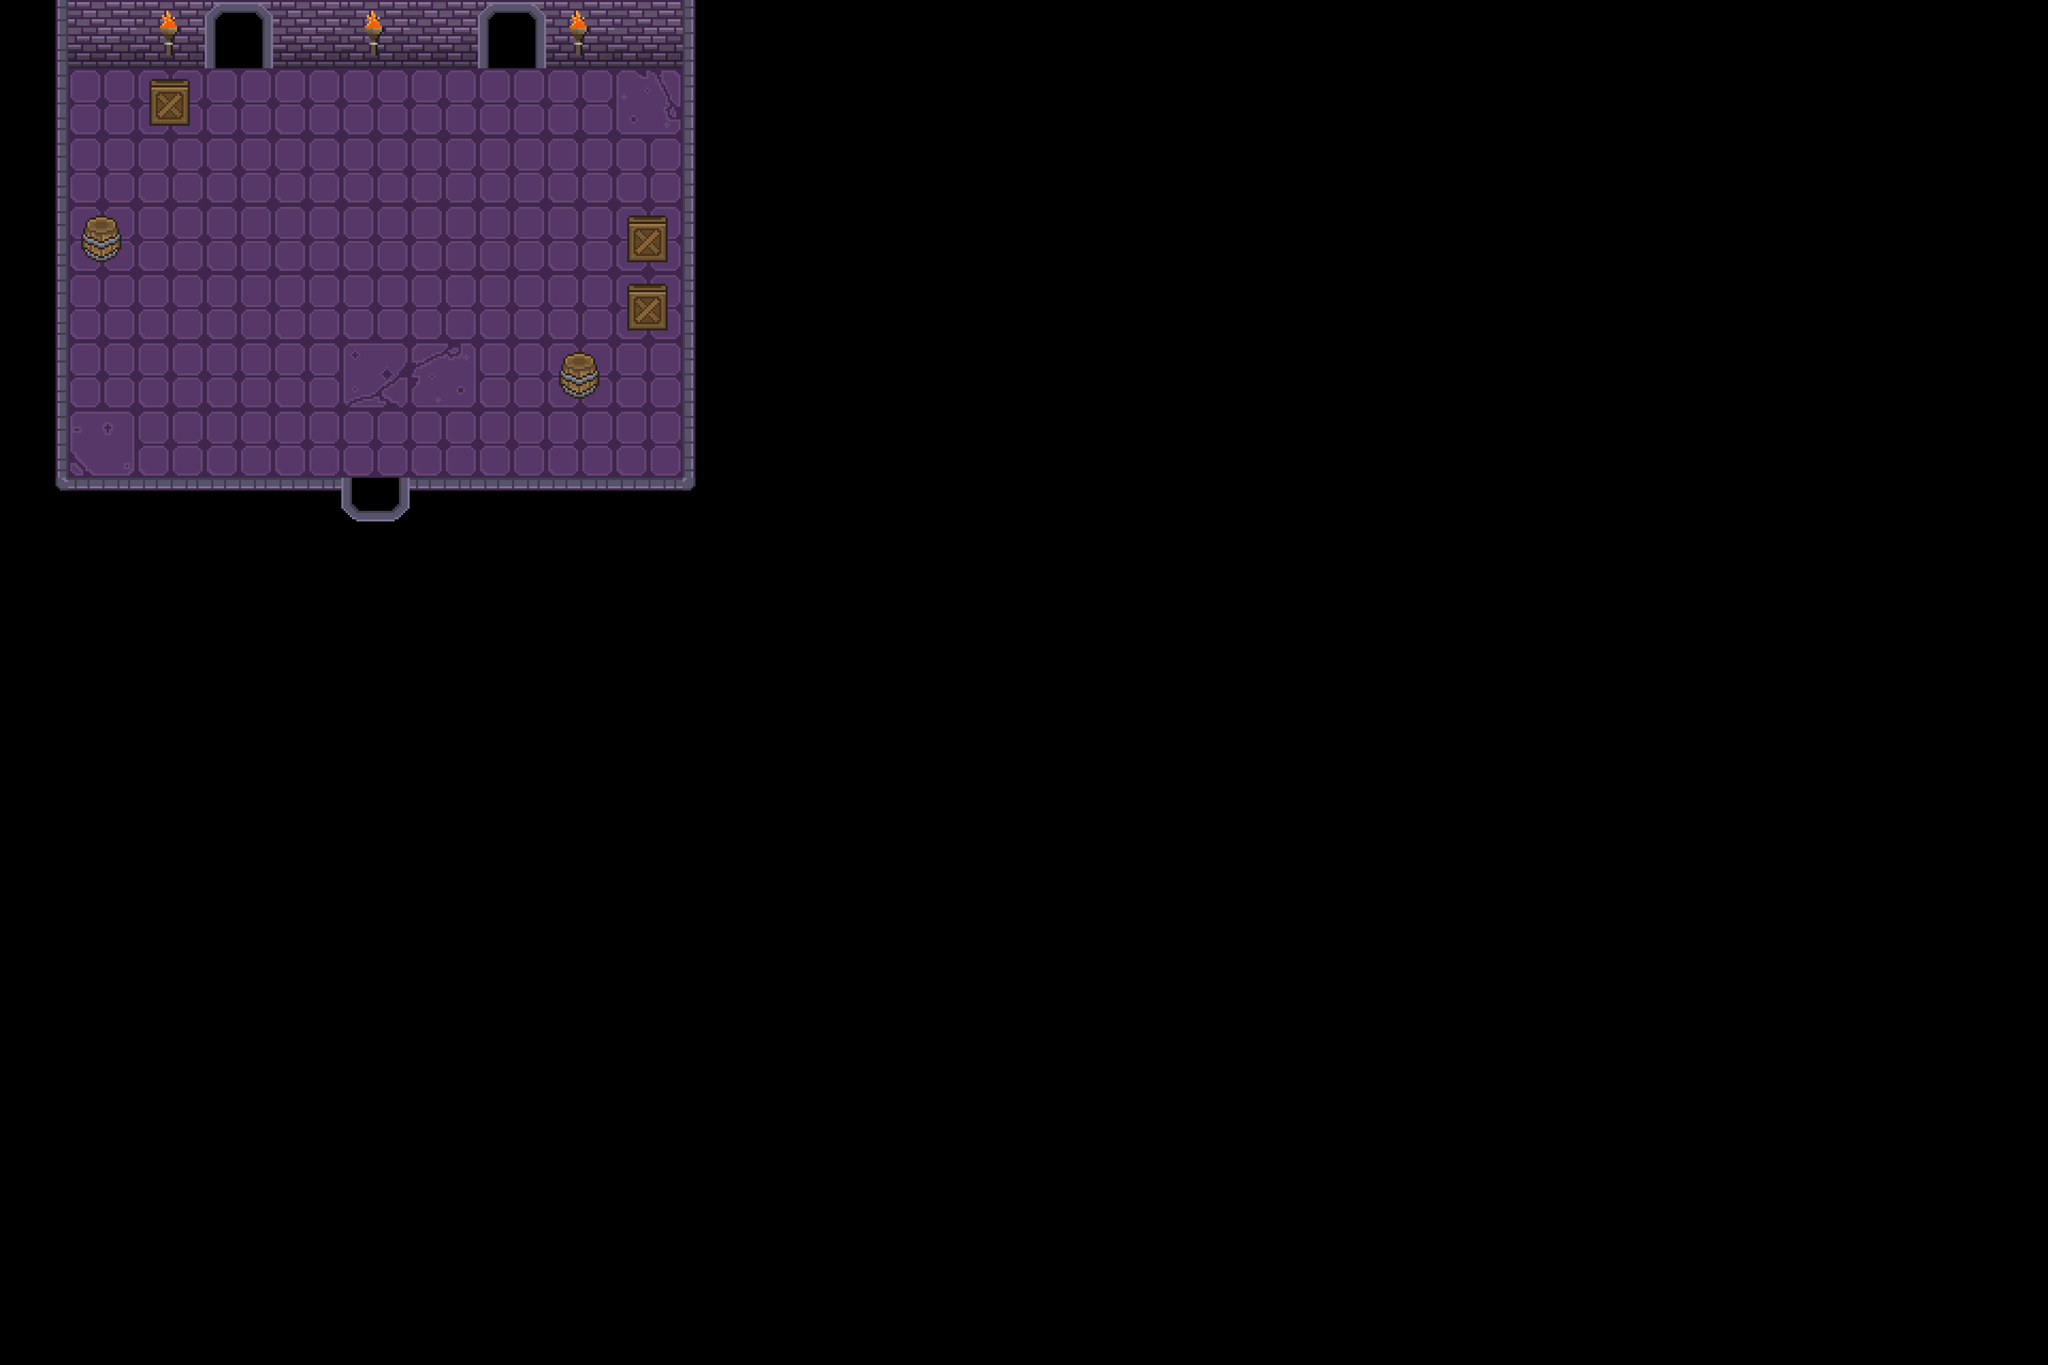

This game map was drawn from its Tiled (.tmx) file and the tilesets committed beside it. A one-line description and the full map source follow:
An orthogonal 30x20 tile map with 128x128 px tiles, 4 tile layers (floor, wall, door, objects) and 5 objects (player, capecao, room0, room2_up_left, room2_up_right).

<map version="1.10" tiledversion="1.11.0" orientation="orthogonal" renderorder="right-down" width="30" height="20" tilewidth="128" tileheight="128" infinite="0" nextlayerid="7" nextobjectid="8">
 <tileset firstgid="1" source="dungeon_tile2.tsx" />
 <layer id="2" name="floor" width="30" height="20">
  <data encoding="csv">
0,0,0,0,0,0,0,0,0,0,0,0,0,0,0,0,0,0,0,0,0,0,0,0,0,0,0,0,0,0,
0,59,59,59,59,59,59,59,59,3221225532,0,0,0,0,0,0,0,0,0,0,0,0,0,0,0,0,0,0,0,0,
0,59,59,59,59,59,59,59,59,59,0,0,0,0,0,0,0,0,0,0,0,0,0,0,0,0,0,0,0,0,
0,59,59,59,59,59,59,59,59,59,0,0,0,0,0,0,0,0,0,0,0,0,0,0,0,0,0,0,0,0,
0,59,59,59,59,59,59,59,59,59,0,0,0,0,0,0,0,0,0,0,0,0,0,0,0,0,0,0,0,0,
0,59,59,59,59,57,2684354620,59,59,59,0,0,0,0,0,0,0,0,0,0,0,0,0,0,0,0,0,0,0,0,
0,1610612770,59,59,59,59,59,59,59,59,0,0,0,0,0,0,0,0,0,0,0,0,0,0,0,0,0,0,0,0,
1610612742,0,0,0,0,0,0,0,0,0,0,0,0,0,0,0,0,0,0,0,0,0,0,0,0,0,0,0,0,0,
0,0,0,0,0,0,0,0,0,0,0,0,0,0,0,0,0,0,0,0,0,0,0,0,0,0,0,0,0,0,
0,0,0,0,0,0,0,0,0,0,0,0,0,0,0,0,0,0,0,0,0,0,0,0,0,0,0,0,0,0,
0,0,0,0,0,0,0,0,0,0,0,0,0,0,0,0,0,0,0,0,0,0,0,0,0,0,0,0,0,0,
0,0,0,0,0,0,0,0,0,0,0,0,0,0,0,0,0,0,0,0,0,0,0,0,0,0,0,0,0,0,
0,0,0,0,0,0,0,0,0,0,0,0,0,0,0,0,0,0,0,0,0,0,0,0,0,0,0,0,0,0,
0,0,0,0,0,0,0,0,0,0,0,0,0,0,0,0,0,0,0,0,0,0,0,0,0,0,0,0,0,0,
0,0,0,0,0,0,0,0,0,0,0,0,0,0,0,0,0,0,0,0,0,0,0,0,0,0,0,0,0,0,
0,0,0,0,0,0,0,0,0,0,0,0,0,0,0,0,0,0,0,0,0,0,0,0,0,0,0,0,0,0,
0,0,0,0,0,0,0,0,0,0,0,0,0,0,0,0,0,0,0,0,0,0,0,0,0,0,0,0,0,0,
0,0,0,0,0,0,0,0,0,0,0,0,0,0,0,0,0,0,0,0,0,0,0,0,0,0,0,0,0,0,
0,0,0,0,0,0,0,0,0,0,0,0,0,0,0,0,0,0,0,0,0,0,0,0,0,0,0,0,0,0,
0,0,0,0,0,0,0,0,0,0,0,0,0,0,0,0,0,0,0,0,0,0,0,0,0,0,0,0,0,0
</data>
 </layer>
 <layer id="1" name="wall" width="30" height="20">
  <data encoding="csv">
1610612737,3,3,3,3,3,3,3,3,3,2684354561,0,0,0,0,0,0,0,0,0,0,0,0,0,0,0,0,0,0,0,
1610612737,0,0,0,0,0,0,0,0,0,2684354561,0,0,0,0,0,0,0,0,0,0,0,0,0,0,0,0,0,0,0,
1610612737,0,0,0,0,0,0,0,0,0,2684354561,0,0,0,0,0,0,0,0,0,0,0,0,0,0,0,0,0,0,0,
1610612737,0,0,0,0,0,0,0,0,0,2684354561,0,0,0,0,0,0,0,0,0,0,0,0,0,0,0,0,0,0,0,
1610612737,0,0,0,0,0,0,0,0,0,2684354561,0,0,0,0,0,0,0,0,0,0,0,0,0,0,0,0,0,0,0,
1610612737,0,0,0,0,0,0,0,0,0,2684354561,0,0,0,0,0,0,0,0,0,0,0,0,0,0,0,0,0,0,0,
1610612737,0,0,0,0,0,0,0,0,0,2684354561,0,0,0,0,0,0,0,0,0,0,0,0,0,0,0,0,0,0,0,
0,3221225473,3221225473,3221225473,3221225473,3221225473,3221225473,3221225473,3221225473,3221225473,9,0,0,0,0,0,0,0,0,0,0,0,0,0,0,0,0,0,0,0,
0,0,0,0,0,0,0,0,0,0,0,0,0,0,0,0,0,0,0,0,0,0,0,0,0,0,0,0,0,0,
0,0,0,0,0,0,0,0,0,0,0,0,0,0,0,0,0,0,0,0,0,0,0,0,0,0,0,0,0,0,
0,0,0,0,0,0,0,0,0,0,0,0,0,0,0,0,0,0,0,0,0,0,0,0,0,0,0,0,0,0,
0,0,0,0,0,0,0,0,0,0,0,0,0,0,0,0,0,0,0,0,0,0,0,0,0,0,0,0,0,0,
0,0,0,0,0,0,0,0,0,0,0,0,0,0,0,0,0,0,0,0,0,0,0,0,0,0,0,0,0,0,
0,0,0,0,0,0,0,0,0,0,0,0,0,0,0,0,0,0,0,0,0,0,0,0,0,0,0,0,0,0,
0,0,0,0,0,0,0,0,0,0,0,0,0,0,0,0,0,0,0,0,0,0,0,0,0,0,0,0,0,0,
0,0,0,0,0,0,0,0,0,0,0,0,0,0,0,0,0,0,0,0,0,0,0,0,0,0,0,0,0,0,
0,0,0,0,0,0,0,0,0,0,0,0,0,0,0,0,0,0,0,0,0,0,0,0,0,0,0,0,0,0,
0,0,0,0,0,0,0,0,0,0,0,0,0,0,0,0,0,0,0,0,0,0,0,0,0,0,0,0,0,0,
0,0,0,0,0,0,0,0,0,0,0,0,0,0,0,0,0,0,0,0,0,0,0,0,0,0,0,0,0,0,
0,0,0,0,0,0,0,0,0,0,0,0,0,0,0,0,0,0,0,0,0,0,0,0,0,0,0,0,0,0
</data>
 </layer>
 <layer id="3" name="door" width="30" height="20">
  <data encoding="csv">
0,0,0,53,0,0,0,53,0,0,0,0,0,0,0,0,0,0,0,0,0,0,0,0,0,0,0,0,0,0,
0,0,0,0,0,0,0,0,0,0,0,0,0,0,0,0,0,0,0,0,0,0,0,0,0,0,0,0,0,0,
0,0,0,0,0,0,0,0,0,0,0,0,0,0,0,0,0,0,0,0,0,0,0,0,0,0,0,0,0,0,
0,0,0,0,0,0,0,0,0,0,0,0,0,0,0,0,0,0,0,0,0,0,0,0,0,0,0,0,0,0,
0,0,0,0,0,0,0,0,0,0,0,0,0,0,0,0,0,0,0,0,0,0,0,0,0,0,0,0,0,0,
0,0,0,0,0,0,0,0,0,0,0,0,0,0,0,0,0,0,0,0,0,0,0,0,0,0,0,0,0,0,
0,0,0,0,0,0,0,0,0,0,0,0,0,0,0,0,0,0,0,0,0,0,0,0,0,0,0,0,0,0,
0,0,0,0,0,3221225557,0,0,0,0,0,0,0,0,0,0,0,0,0,0,0,0,0,0,0,0,0,0,0,0,
0,0,0,0,0,0,0,0,0,0,0,0,0,0,0,0,0,0,0,0,0,0,0,0,0,0,0,0,0,0,
0,0,0,0,0,0,0,0,0,0,0,0,0,0,0,0,0,0,0,0,0,0,0,0,0,0,0,0,0,0,
0,0,0,0,0,0,0,0,0,0,0,0,0,0,0,0,0,0,0,0,0,0,0,0,0,0,0,0,0,0,
0,0,0,0,0,0,0,0,0,0,0,0,0,0,0,0,0,0,0,0,0,0,0,0,0,0,0,0,0,0,
0,0,0,0,0,0,0,0,0,0,0,0,0,0,0,0,0,0,0,0,0,0,0,0,0,0,0,0,0,0,
0,0,0,0,0,0,0,0,0,0,0,0,0,0,0,0,0,0,0,0,0,0,0,0,0,0,0,0,0,0,
0,0,0,0,0,0,0,0,0,0,0,0,0,0,0,0,0,0,0,0,0,0,0,0,0,0,0,0,0,0,
0,0,0,0,0,0,0,0,0,0,0,0,0,0,0,0,0,0,0,0,0,0,0,0,0,0,0,0,0,0,
0,0,0,0,0,0,0,0,0,0,0,0,0,0,0,0,0,0,0,0,0,0,0,0,0,0,0,0,0,0,
0,0,0,0,0,0,0,0,0,0,0,0,0,0,0,0,0,0,0,0,0,0,0,0,0,0,0,0,0,0,
0,0,0,0,0,0,0,0,0,0,0,0,0,0,0,0,0,0,0,0,0,0,0,0,0,0,0,0,0,0,
0,0,0,0,0,0,0,0,0,0,0,0,0,0,0,0,0,0,0,0,0,0,0,0,0,0,0,0,0,0
</data>
 </layer>
 <layer id="4" name="objects" width="30" height="20">
  <data encoding="csv">
0,0,51,0,0,51,0,0,51,0,0,0,0,0,0,0,0,0,0,0,0,0,0,0,0,0,0,0,0,0,
0,0,55,0,0,0,0,0,0,0,0,0,0,0,0,0,0,0,0,0,0,0,0,0,0,0,0,0,0,0,
0,0,0,0,0,0,0,0,0,0,0,0,0,0,0,0,0,0,0,0,0,0,0,0,0,0,0,0,0,0,
0,56,0,0,0,0,0,0,0,55,0,0,0,0,0,0,0,0,0,0,0,0,0,0,0,0,0,0,0,0,
0,0,0,0,0,0,0,0,0,55,0,0,0,0,0,0,0,0,0,0,0,0,0,0,0,0,0,0,0,0,
0,0,0,0,0,0,0,0,56,0,0,0,0,0,0,0,0,0,0,0,0,0,0,0,0,0,0,0,0,0,
0,0,0,0,0,0,0,0,0,0,0,0,0,0,0,0,0,0,0,0,0,0,0,0,0,0,0,0,0,0,
0,0,0,0,0,0,0,0,0,0,0,0,0,0,0,0,0,0,0,0,0,0,0,0,0,0,0,0,0,0,
0,0,0,0,0,0,0,0,0,0,0,0,0,0,0,0,0,0,0,0,0,0,0,0,0,0,0,0,0,0,
0,0,0,0,0,0,0,0,0,0,0,0,0,0,0,0,0,0,0,0,0,0,0,0,0,0,0,0,0,0,
0,0,0,0,0,0,0,0,0,0,0,0,0,0,0,0,0,0,0,0,0,0,0,0,0,0,0,0,0,0,
0,0,0,0,0,0,0,0,0,0,0,0,0,0,0,0,0,0,0,0,0,0,0,0,0,0,0,0,0,0,
0,0,0,0,0,0,0,0,0,0,0,0,0,0,0,0,0,0,0,0,0,0,0,0,0,0,0,0,0,0,
0,0,0,0,0,0,0,0,0,0,0,0,0,0,0,0,0,0,0,0,0,0,0,0,0,0,0,0,0,0,
0,0,0,0,0,0,0,0,0,0,0,0,0,0,0,0,0,0,0,0,0,0,0,0,0,0,0,0,0,0,
0,0,0,0,0,0,0,0,0,0,0,0,0,0,0,0,0,0,0,0,0,0,0,0,0,0,0,0,0,0,
0,0,0,0,0,0,0,0,0,0,0,0,0,0,0,0,0,0,0,0,0,0,0,0,0,0,0,0,0,0,
0,0,0,0,0,0,0,0,0,0,0,0,0,0,0,0,0,0,0,0,0,0,0,0,0,0,0,0,0,0,
0,0,0,0,0,0,0,0,0,0,0,0,0,0,0,0,0,0,0,0,0,0,0,0,0,0,0,0,0,0,
0,0,0,0,0,0,0,0,0,0,0,0,0,0,0,0,0,0,0,0,0,0,0,0,0,0,0,0,0,0
</data>
 </layer>
 <objectgroup id="5" name="player">
  <object id="1" name="player" x="732" y="645" />
  <object id="2" name="capecao" x="642" y="784" />
 </objectgroup>
 <objectgroup id="6" name="door">
  <object id="3" name="room0" x="640" y="896">
   <properties>
    <property name="path" value="../map/room0.tmx" />
   </properties>
  </object>
  <object id="4" name="room2_up_left" x="384" y="0">
   <properties>
    <property name="path" value="../map/room2_up_left.tmx" />
   </properties>
  </object>
  <object id="6" name="room2_up_right" x="896" y="0" width="128" height="128">
   <properties>
    <property name="path" value="../map/room2_up_right.tmx" />
   </properties>
  </object>
 </objectgroup>
</map>
